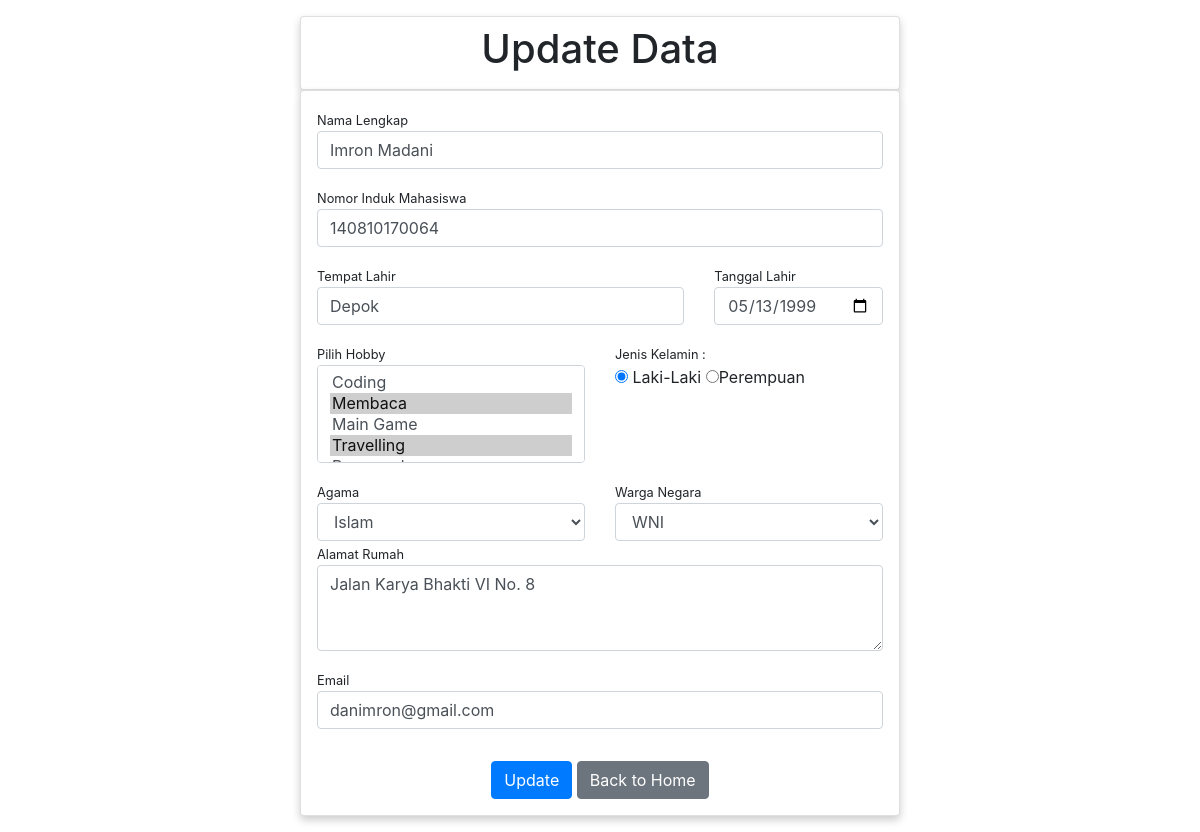
The app's page /view_edit.php?nim=140810170064 with its own data.
### tables this page shows
CREATE TABLE `tb_biodata` (
  `nim` varchar(12) NOT NULL,
  `nama` varchar(100) NOT NULL,
  `tmp_lhr` varchar(100) NOT NULL,
  `tgl_lhr` date NOT NULL,
  `jk` char(1) NOT NULL,
  `agama` varchar(20) NOT NULL,
  `warganegara` varchar(3) NOT NULL,
  `hobby` varchar(100) NOT NULL,
  `alamat` varchar(200) NOT NULL,
  `email` varchar(20) NOT NULL
);

### view_edit.php (the view, shortened to what this page needs)
<?php
     include("config.php");
     $nim = $_GET['nim'];
     $getData = "SELECT * FROM tb_biodata WHERE nim = $nim";
     $query = mysqli_query($konek, $getData);
     $biodata = mysqli_fetch_assoc($query);
?>
<!DOCTYPE html>
<html>
  <head>
    <link rel="stylesheet" href="css/style.css" type="text/css">
    <link rel="stylesheet" href="css/bootstrap.css" type="text/css">
  </head>
  <body>
    <div class="container mt-3 mb-3">
         <div class="row card p-2">
              <h1 class="text-center">Update Data</h1>
         </div>
         <div class="row card p-3">
              <form action="edit.php" method="POST">
                   <fieldset class="form-group">
                        <p>
                             <small>Nama Lengkap</small>
                             <input type="text" class="form-control" name="nama" placeholder="Masukan Nama Lengkap" value="<?php echo $biodata['nama']; ?>" required>
                        </p>
                        <p>
                             <small>Nomor Induk Mahasiswa</small>
                             <input type="text" class="form-control" name="nim"  placeholder="Masukan NIM" value="<?php echo $biodata['nim']; ?>" required>
                        </p>
                        <div class="row">
                             <div class="col-md-8">
                                  <small>Tempat Lahir</small>
                                  <input type="text" class="form-control" name="tmp_lhr" placeholder="Tempat Lahir" value="<?php echo $biodata['tmp_lhr']; ?>" required>
                             </div>
                             <div class="col-md-4">
                                  <small>Tanggal Lahir</small>
                                  <input type="date" class="form-control" name="tgl_lhr" placeholder="Tanggal Lahir" value="<?php echo $biodata['tgl_lhr']; ?>" required>
                             </div>
                        </div>
                        <p>
                             <div class="row">
                                 <div class="col-md-6">
                                      <small>Pilih Hobby</small>
                                      <select multiple class="form-control" name="hobby[]" required>
                                           <?php
                                           $s_hobby = $biodata['hobby'];
                                           $a_hobby = explode(",", $s_hobby);
                                           $list = ['Coding','Membaca','Main Game','Travelling','Bersepeda'];
                                           foreach ($list as $x){
                                                echo "<option ".(in_array($x, $a_hobby)?"selected":"").">$x</option>";
                                           }
                                           ?>
                                      </select>
                                 </div>
                                 <div class="col-md-6">
                                      <small>Jenis Kelamin : </small>
                                      <?php $jk = $biodata['jk']; ?>
                                      <div class="custom-radio">
                                          <label>
                                               <input type="radio" name="radiojk" value="L" <?php echo ($jk == 'L') ? "checked": "" ?> required> Laki-Laki
                                          </label>
                                          <label>
                                               <input type="radio" name="radiojk" value="P" <?php echo ($jk == 'P') ? "checked": "" ?> >Perempuan
                                          </label>
                                     </div>
                                 </div>
                            </div>
                        </p>
                        <div class="row">
                             <div class="col-md-6">
                                  <small>Agama</small>
                                  <?php $agama = $biodata['agama']; ?>
                                  <select class="form-control" name="agama" required>
                                       <option <?php echo ($agama == 'Islam') ? "selected": "" ?> >Islam</option>
                                  </select>
                             </div>
                             <div class="col-md-6">
                                  <small>Warga Negara</small>
                                  <?php $wn = $biodata['warganegara']; ?>
                                  <select class="form-control" name="warganegara">
                                       <option <?php echo ($wn == 'WNI') ? "selected": "" ?> >WNI</option>
                                  </select>
                             </div>
                        </div>
                        <p>
                             <small>Alamat Rumah</small>
                             <textarea class="form-control" name="alamat" rows="3" cols="80" placeholder="Masukan Alamat Rumah"><?php echo $biodata['alamat']; ?></textarea>
                        </p>
                        <p>
                             <small>Email</small>
                             <input type="email" class="form-control" name="email" placeholder="Alamat Email" value="<?php echo $biodata['email']; ?>" required>
                        </p>
                   </fieldset>
                   <div class="text-center">
                        <input class="btn btn-primary" type="submit" name="updateData" value="Update">
                        <a href="index.php" class="btn btn-secondary">Back to Home</a>
                   </div>
              </form>
         </div>
    </div>
  </body>
</html>

### css/style.css (style rules this page uses)
.container { width: 50% !important; }
.card { box-shadow: 0 4px 8px 0 rgba(0,0,0, 0.2); }
.text-center { text-align: center; }

### records on screen
tb_biodata: nama "Imron Madani", nim "140810170064", tmp_lhr "Depok", tgl_lhr "05/13/1999", hobby "Coding / Membaca ☑ / Main Game / Travelling ☑", jk "☑ Laki-Laki", jk "☐ Perempuan", agama "Islam", warganegara "WNI", alamat "Jalan Karya Bhakti VI No. 8", email "danimron@gmail.com"
